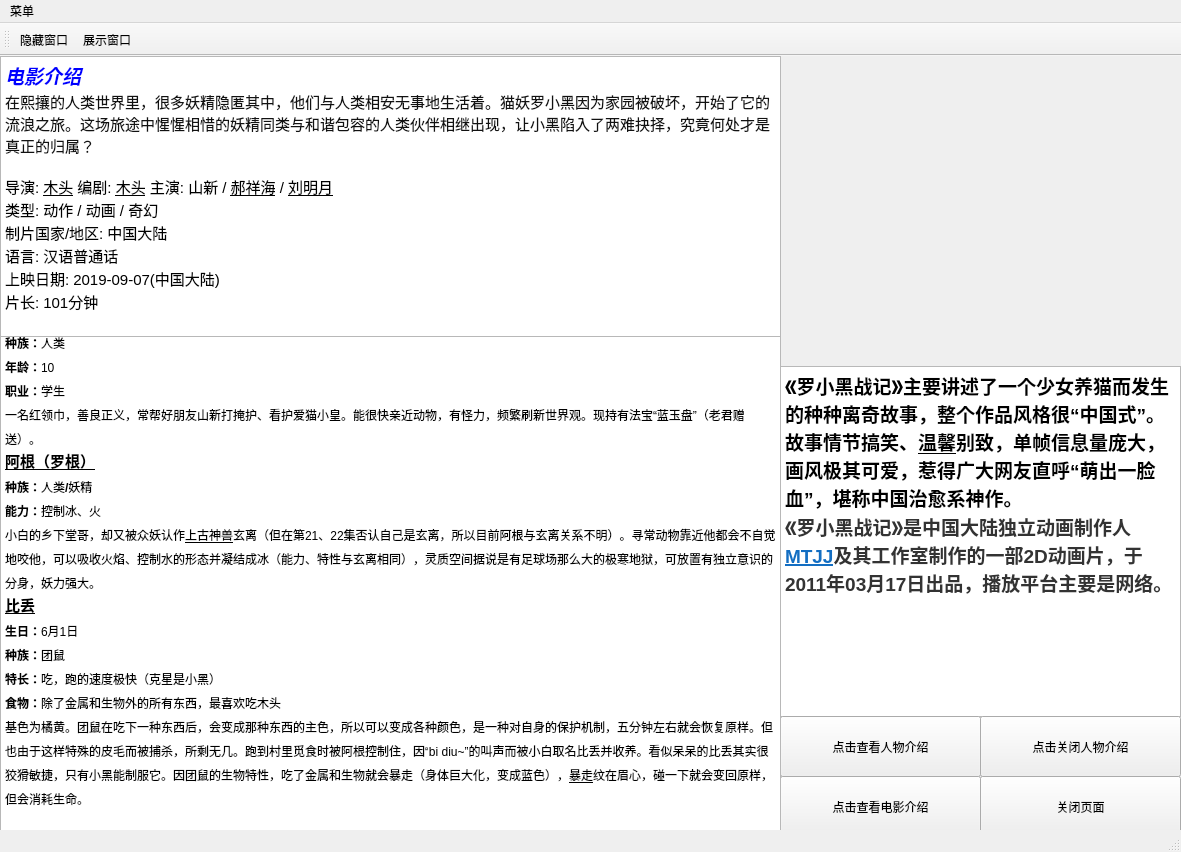
 <widget class="QMainWindow" name="MainWindow">
  <property name="enabled">
   <bool>true</bool>
  </property>
  <property name="geometry">
   <rect>
    <x>0</x>
    <y>0</y>
    <width>1181</width>
    <height>852</height>
   </rect>
  </property>
  <property name="windowTitle">
   <string>罗小黑主页</string>
  </property>
  <property name="toolButtonStyle">
   <enum>Qt::ToolButtonIconOnly</enum>
  </property>
  <property name="documentMode">
   <bool>false</bool>
  </property>
  <widget class="QWidget" name="centralwidget">
   <property name="sizePolicy">
    <sizepolicy hsizetype="MinimumExpanding" vsizetype="Preferred">
     <horstretch>0</horstretch>
     <verstretch>0</verstretch>
    </sizepolicy>
   </property>
   <widget class="QPushButton" name="guanbi">
    <property name="geometry">
     <rect>
      <x>980</x>
      <y>720</y>
      <width>201</width>
      <height>61</height>
     </rect>
    </property>
    <property name="text">
     <string>关闭页面</string>
    </property>
    <property name="checkable">
     <bool>false</bool>
    </property>
    <property name="autoRepeat">
     <bool>false</bool>
    </property>
    <property name="autoExclusive">
     <bool>false</bool>
    </property>
   </widget>
   <widget class="QLabel" name="label">
    <property name="geometry">
     <rect>
      <x>780</x>
      <y>0</y>
      <width>401</width>
      <height>311</height>
     </rect>
    </property>
    <property name="toolTip">
     <string>&lt;html&gt;&lt;head/&gt;&lt;body&gt;&lt;p&gt;。。。。&lt;/p&gt;&lt;/body&gt;&lt;/html&gt;</string>
    </property>
    <property name="whatsThis">
     <string>&lt;html&gt;&lt;head/&gt;&lt;body&gt;&lt;p&gt;点击查看更多&lt;/p&gt;&lt;/body&gt;&lt;/html&gt;</string>
    </property>
    <property name="text">
     <string/>
    </property>
    <property name="pixmap">
     <pixmap resource="resource.qrc">:/pic/images/17a515a85edf8db1ae6b8e900e23dd54544e74c6.jpg</pixmap>
    </property>
    <property name="scaledContents">
     <bool>true</bool>
    </property>
   </widget>
   <widget class="QTextEdit" name="textEdit">
    <property name="geometry">
     <rect>
      <x>780</x>
      <y>310</y>
      <width>401</width>
      <height>351</height>
     </rect>
    </property>
    <property name="acceptDrops">
     <bool>true</bool>
    </property>
    <property name="toolTipDuration">
     <number>0</number>
    </property>
    <property name="tabChangesFocus">
     <bool>false</bool>
    </property>
    <property name="readOnly">
     <bool>true</bool>
    </property>
    <property name="html">
     <string>&lt;!DOCTYPE HTML PUBLIC &quot;-//W3C//DTD HTML 4.0//EN&quot; &quot;http://www.w3.org/TR/REC-html40/strict.dtd&quot;&gt;
&lt;html&gt;&lt;head&gt;&lt;meta name=&quot;qrichtext&quot; content=&quot;1&quot; /&gt;&lt;style type=&quot;text/css&quot;&gt;
p, li { white-space: pre-wrap; }
&lt;/style&gt;&lt;/head&gt;&lt;body style=&quot; font-family:'SimSun'; font-size:9pt; font-weight:400; font-style:normal;&quot;&gt;
&lt;p style=&quot; margin-top:0px; margin-bottom:0px; margin-left:0px; margin-right:0px; -qt-block-indent:0; text-indent:0px;&quot;&gt;&lt;span style=&quot; font-family:'arial,宋体,sans-serif'; font-size:14pt; font-weight:600; color:#000000; background-color:#ffffff;&quot;&gt;《罗小黑战记》主要讲述了一个少女养猫而发生的种种离奇故事，整个作品风格很“中国式”。故事情节搞笑、&lt;/span&gt;&lt;a href=&quot;https://baike.baidu.com/item/%E6%B8%A9%E9%A6%A8/5879252&quot;&gt;&lt;span style=&quot; font-family:'arial,宋体,sans-serif'; font-size:14pt; font-weight:600; text-decoration: underline; color:#000000; background-color:#ffffff;&quot;&gt;温馨&lt;/span&gt;&lt;/a&gt;&lt;span style=&quot; font-family:'arial,宋体,sans-serif'; font-size:14pt; font-weight:600; color:#000000; background-color:#ffffff;&quot;&gt;别致，单帧信息量庞大，画风极其可爱，惹得广大网友直呼“萌出一脸血”，堪称中国治愈系神作。&lt;/span&gt;&lt;/p&gt;
&lt;p style=&quot; margin-top:0px; margin-bottom:0px; margin-left:0px; margin-right:0px; -qt-block-indent:0; text-indent:0px;&quot;&gt;&lt;span style=&quot; font-family:'arial,宋体,sans-serif'; font-size:14pt; font-weight:600; color:#333333; background-color:#ffffff;&quot;&gt;《罗小黑战记》是中国大陆独立动画制作人&lt;/span&gt;&lt;a href=&quot;https://baike.baidu.com/item/MTJJ&quot;&gt;&lt;span style=&quot; font-family:'arial,宋体,sans-serif'; font-size:14pt; font-weight:600; text-decoration: underline; color:#136ec2; background-color:#ffffff;&quot;&gt;MTJJ&lt;/span&gt;&lt;/a&gt;&lt;span style=&quot; font-family:'arial,宋体,sans-serif'; font-size:14pt; font-weight:600; color:#333333; background-color:#ffffff;&quot;&gt;及其工作室制作的一部2D动画片，于2011年03月17日出品，播放平台主要是网络。&lt;/span&gt;&lt;/p&gt;&lt;/body&gt;&lt;/html&gt;</string>
    </property>
    <property name="textInteractionFlags">
     <set>Qt::NoTextInteraction</set>
    </property>
   </widget>
   <widget class="QPushButton" name="pushButton">
    <property name="geometry">
     <rect>
      <x>780</x>
      <y>660</y>
      <width>201</width>
      <height>61</height>
     </rect>
    </property>
    <property name="text">
     <string>点击查看人物介绍</string>
    </property>
   </widget>
   <widget class="QWidget" name="widget" native="true">
    <property name="geometry">
     <rect>
      <x>0</x>
      <y>0</y>
      <width>781</width>
      <height>791</height>
     </rect>
    </property>
    <property name="inputMethodHints">
     <set>Qt::ImhNone</set>
    </property>
    <widget class="QTextEdit" name="textEdit_2">
     <property name="geometry">
      <rect>
       <x>0</x>
       <y>0</y>
       <width>781</width>
       <height>781</height>
      </rect>
     </property>
     <property name="mouseTracking">
      <bool>false</bool>
     </property>
     <property name="html">
      <string>&lt;!DOCTYPE HTML PUBLIC &quot;-//W3C//DTD HTML 4.0//EN&quot; &quot;http://www.w3.org/TR/REC-html40/strict.dtd&quot;&gt;
&lt;html&gt;&lt;head&gt;&lt;meta name=&quot;qrichtext&quot; content=&quot;1&quot; /&gt;&lt;style type=&quot;text/css&quot;&gt;
p, li { white-space: pre-wrap; }
&lt;/style&gt;&lt;/head&gt;&lt;body style=&quot; font-family:'SimSun'; font-size:9pt; font-weight:400; font-style:normal;&quot;&gt;
&lt;p style=&quot; margin-top:0px; margin-bottom:0px; margin-left:0px; margin-right:0px; -qt-block-indent:0; text-indent:0px;&quot;&gt;&lt;span style=&quot; font-size:14pt; font-weight:600; font-style:italic; color:#0000ff;&quot;&gt;人物介绍&lt;/span&gt;&lt;/p&gt;
&lt;p style=&quot;-qt-paragraph-type:empty; margin-top:0px; margin-bottom:0px; margin-left:0px; margin-right:0px; -qt-block-indent:0; text-indent:0px; font-size:14pt; font-weight:600; font-style:italic; color:#0000ff;&quot;&gt;&lt;br /&gt;&lt;/p&gt;
&lt;p style=&quot; margin-top:0px; margin-bottom:0px; margin-left:0px; margin-right:0px; -qt-block-indent:0; text-indent:0px;&quot;&gt;&lt;a href=&quot;https://baike.baidu.com/item/%E7%BD%97%E5%B0%8F%E9%BB%91/10712965&quot;&gt;&lt;span style=&quot; font-family:'arial,宋体,sans-serif'; font-size:11pt; font-weight:600; text-decoration: underline; color:#000000;&quot;&gt;罗小黑&lt;/span&gt;&lt;/a&gt;&lt;/p&gt;
&lt;p style=&quot; margin-top:0px; margin-bottom:0px; margin-left:0px; margin-right:0px; -qt-block-indent:0; text-indent:0px; line-height:24px; background-color:#ffffff;&quot;&gt;&lt;span style=&quot; font-family:'arial,宋体,sans-serif'; font-size:12px; font-weight:600; color:#000000;&quot;&gt;生日&lt;/span&gt;&lt;span style=&quot; font-family:'arial,宋体,sans-serif'; font-size:12px; color:#000000;&quot;&gt;：定在11月1日&lt;/span&gt;&lt;/p&gt;
&lt;p style=&quot; margin-top:0px; margin-bottom:0px; margin-left:0px; margin-right:0px; -qt-block-indent:0; text-indent:0px; line-height:24px; background-color:#ffffff;&quot;&gt;&lt;span style=&quot; font-family:'arial,宋体,sans-serif'; font-size:12px; font-weight:600; color:#000000;&quot;&gt;种族&lt;/span&gt;&lt;span style=&quot; font-family:'arial,宋体,sans-serif'; font-size:12px; color:#000000;&quot;&gt;：妖精&lt;/span&gt;&lt;/p&gt;
&lt;p style=&quot; margin-top:0px; margin-bottom:0px; margin-left:0px; margin-right:0px; -qt-block-indent:0; text-indent:0px; line-height:24px; background-color:#ffffff;&quot;&gt;&lt;span style=&quot; font-family:'arial,宋体,sans-serif'; font-size:12px; font-weight:600; color:#000000;&quot;&gt;年龄&lt;/span&gt;&lt;span style=&quot; font-family:'arial,宋体,sans-serif'; font-size:12px; color:#000000;&quot;&gt;：10&lt;/span&gt;&lt;/p&gt;
&lt;p style=&quot; margin-top:0px; margin-bottom:0px; margin-left:0px; margin-right:0px; -qt-block-indent:0; text-indent:0px; line-height:24px; background-color:#ffffff;&quot;&gt;&lt;span style=&quot; font-family:'arial,宋体,sans-serif'; font-size:12px; color:#000000;&quot;&gt;能力类型：空间系-领域（已失去）、空间系-传送、御灵系-金&lt;/span&gt;&lt;/p&gt;
&lt;p style=&quot; margin-top:0px; margin-bottom:0px; margin-left:0px; margin-right:0px; -qt-block-indent:0; text-indent:0px; line-height:24px; background-color:#ffffff;&quot;&gt;&lt;span style=&quot; font-family:'arial,宋体,sans-serif'; font-size:12px; color:#000000; background-color:#ffffff;&quot;&gt;一只天真、勇敢且强大的小黑猫。实为&lt;/span&gt;&lt;a href=&quot;https://baike.baidu.com/item/%E7%8C%AB%E5%A6%96/82570&quot;&gt;&lt;span style=&quot; font-family:'arial,宋体,sans-serif'; font-size:12px; text-decoration: underline; color:#000000;&quot;&gt;猫妖&lt;/span&gt;&lt;/a&gt;&lt;span style=&quot; font-family:'arial,宋体,sans-serif'; font-size:12px; color:#000000;&quot;&gt;，师从无限，不会识字。因盗取老君天明珠而被谛听打回原形。躲入纸箱中避雨误被小白捡回家，取名罗小黑。尾巴是身长的两倍，可变成翅膀，也可分裂成名为嘿咻的有意识体，随着小黑能力越强，嘿咻也会越多，现可分裂为四个，可以无限分裂，但总体积不变。&lt;/span&gt;&lt;/p&gt;
&lt;p style=&quot; margin-top:0px; margin-bottom:0px; margin-left:0px; margin-right:0px; -qt-block-indent:0; text-indent:0px; line-height:24px; background-color:#ffffff;&quot;&gt;&lt;a href=&quot;https://baike.baidu.com/item/%E7%BD%97%E5%B0%8F%E7%99%BD/19817163&quot;&gt;&lt;span style=&quot; font-family:'arial,宋体,sans-serif'; font-size:11pt; font-weight:696; text-decoration: underline; color:#000000;&quot;&gt;罗小白&lt;/span&gt;&lt;/a&gt;&lt;/p&gt;
&lt;p style=&quot; margin-top:0px; margin-bottom:0px; margin-left:0px; margin-right:0px; -qt-block-indent:0; text-indent:0px; line-height:24px; background-color:#ffffff;&quot;&gt;&lt;span style=&quot; font-family:'arial,宋体,sans-serif'; font-size:12px; font-weight:696; color:#000000;&quot;&gt;种族：&lt;/span&gt;&lt;span style=&quot; font-family:'arial,宋体,sans-serif'; font-size:12px; color:#000000;&quot;&gt;人类&lt;/span&gt;&lt;/p&gt;
&lt;p style=&quot; margin-top:0px; margin-bottom:0px; margin-left:0px; margin-right:0px; -qt-block-indent:0; text-indent:0px; line-height:24px; background-color:#ffffff;&quot;&gt;&lt;span style=&quot; font-family:'arial,宋体,sans-serif'; font-size:12px; font-weight:696; color:#000000;&quot;&gt;年龄：&lt;/span&gt;&lt;span style=&quot; font-family:'arial,宋体,sans-serif'; font-size:12px; color:#000000;&quot;&gt;10&lt;/span&gt;&lt;/p&gt;
&lt;p style=&quot; margin-top:0px; margin-bottom:0px; margin-left:0px; margin-right:0px; -qt-block-indent:0; text-indent:0px; line-height:24px; background-color:#ffffff;&quot;&gt;&lt;span style=&quot; font-family:'arial,宋体,sans-serif'; font-size:12px; font-weight:696; color:#000000;&quot;&gt;职业：&lt;/span&gt;&lt;span style=&quot; font-family:'arial,宋体,sans-serif'; font-size:12px; color:#000000;&quot;&gt;学生&lt;/span&gt;&lt;/p&gt;
&lt;p style=&quot; margin-top:0px; margin-bottom:0px; margin-left:0px; margin-right:0px; -qt-block-indent:0; text-indent:0px; line-height:24px; background-color:#ffffff;&quot;&gt;&lt;span style=&quot; font-family:'arial,宋体,sans-serif'; font-size:12px; color:#000000; background-color:#ffffff;&quot;&gt;一名红领巾，善良正义，常帮好朋友山新打掩护、看护爱猫小皇。能很快亲近动物，有怪力，频繁刷新世界观。现持有法宝“蓝玉盘”（老君赠送）。&lt;/span&gt;&lt;/p&gt;
&lt;p style=&quot; margin-top:0px; margin-bottom:0px; margin-left:0px; margin-right:0px; -qt-block-indent:0; text-indent:0px; line-height:24px; background-color:#ffffff;&quot;&gt;&lt;span style=&quot; font-family:'arial,宋体,sans-serif'; font-size:11pt; font-weight:696; text-decoration: underline; color:#000000;&quot;&gt;阿根（罗根）&lt;/span&gt;&lt;/p&gt;
&lt;p style=&quot; margin-top:0px; margin-bottom:0px; margin-left:0px; margin-right:0px; -qt-block-indent:0; text-indent:0px; line-height:24px; background-color:#ffffff;&quot;&gt;&lt;span style=&quot; font-family:'arial,宋体,sans-serif'; font-size:12px; font-weight:696; color:#000000;&quot;&gt;种族：&lt;/span&gt;&lt;span style=&quot; font-family:'arial,宋体,sans-serif'; font-size:12px; color:#000000;&quot;&gt;人类&lt;/span&gt;&lt;span style=&quot; font-family:'arial,宋体,sans-serif'; font-size:12px; font-weight:696; color:#000000;&quot;&gt;/&lt;/span&gt;&lt;span style=&quot; font-family:'arial,宋体,sans-serif'; font-size:12px; color:#000000;&quot;&gt;妖精&lt;/span&gt;&lt;/p&gt;
&lt;p style=&quot; margin-top:0px; margin-bottom:0px; margin-left:0px; margin-right:0px; -qt-block-indent:0; text-indent:0px; line-height:24px; background-color:#ffffff;&quot;&gt;&lt;span style=&quot; font-family:'arial,宋体,sans-serif'; font-size:12px; font-weight:696; color:#000000;&quot;&gt;能力：&lt;/span&gt;&lt;span style=&quot; font-family:'arial,宋体,sans-serif'; font-size:12px; color:#000000;&quot;&gt;控制冰、火&lt;/span&gt;&lt;/p&gt;
&lt;p style=&quot; margin-top:0px; margin-bottom:0px; margin-left:0px; margin-right:0px; -qt-block-indent:0; text-indent:0px; line-height:24px; background-color:#ffffff;&quot;&gt;&lt;span style=&quot; font-family:'arial,宋体,sans-serif'; font-size:12px; color:#000000; background-color:#ffffff;&quot;&gt;小白的乡下堂哥，却又被众妖认作&lt;/span&gt;&lt;a href=&quot;https://baike.baidu.com/item/%E4%B8%8A%E5%8F%A4%E7%A5%9E%E5%85%BD&quot;&gt;&lt;span style=&quot; font-family:'arial,宋体,sans-serif'; font-size:12px; text-decoration: underline; color:#000000;&quot;&gt;上古神兽&lt;/span&gt;&lt;/a&gt;&lt;span style=&quot; font-family:'arial,宋体,sans-serif'; font-size:12px; color:#000000;&quot;&gt;玄离（但在第21、22集否认自己是玄离，所以目前阿根与玄离关系不明）。寻常动物靠近他都会不自觉地咬他，可以吸收火焰、控制水的形态并凝结成冰（能力、特性与玄离相同），灵质空间据说是有足球场那么大的极寒地狱，可放置有独立意识的分身，妖力强大。&lt;/span&gt;&lt;/p&gt;
&lt;p style=&quot; margin-top:0px; margin-bottom:0px; margin-left:0px; margin-right:0px; -qt-block-indent:0; text-indent:0px; line-height:24px; background-color:#ffffff;&quot;&gt;&lt;a href=&quot;https://baike.baidu.com/item/%E6%AF%94%E4%B8%A2/19136882&quot;&gt;&lt;span style=&quot; font-family:'arial,宋体,sans-serif'; font-size:11pt; font-weight:696; text-decoration: underline; color:#000000;&quot;&gt;比丢&lt;/span&gt;&lt;/a&gt;&lt;/p&gt;
&lt;p style=&quot; margin-top:0px; margin-bottom:0px; margin-left:0px; margin-right:0px; -qt-block-indent:0; text-indent:0px; line-height:24px; background-color:#ffffff;&quot;&gt;&lt;span style=&quot; font-family:'arial,宋体,sans-serif'; font-size:12px; font-weight:696; color:#000000;&quot;&gt;生日：&lt;/span&gt;&lt;span style=&quot; font-family:'arial,宋体,sans-serif'; font-size:12px; color:#000000;&quot;&gt;6月1日&lt;/span&gt;&lt;/p&gt;
&lt;p style=&quot; margin-top:0px; margin-bottom:0px; margin-left:0px; margin-right:0px; -qt-block-indent:0; text-indent:0px; line-height:24px; background-color:#ffffff;&quot;&gt;&lt;span style=&quot; font-family:'arial,宋体,sans-serif'; font-size:12px; font-weight:696; color:#000000;&quot;&gt;种族：&lt;/span&gt;&lt;span style=&quot; font-family:'arial,宋体,sans-serif'; font-size:12px; color:#000000;&quot;&gt;团鼠&lt;/span&gt;&lt;/p&gt;
&lt;p style=&quot; margin-top:0px; margin-bottom:0px; margin-left:0px; margin-right:0px; -qt-block-indent:0; text-indent:0px; line-height:24px; background-color:#ffffff;&quot;&gt;&lt;span style=&quot; font-family:'arial,宋体,sans-serif'; font-size:12px; font-weight:696; color:#000000;&quot;&gt;特长：&lt;/span&gt;&lt;span style=&quot; font-family:'arial,宋体,sans-serif'; font-size:12px; color:#000000;&quot;&gt;吃，跑的速度极快（克星是小黑）&lt;/span&gt;&lt;/p&gt;
&lt;p style=&quot; margin-top:0px; margin-bottom:0px; margin-left:0px; margin-right:0px; -qt-block-indent:0; text-indent:0px; line-height:24px; background-color:#ffffff;&quot;&gt;&lt;span style=&quot; font-family:'arial,宋体,sans-serif'; font-size:12px; font-weight:696; color:#000000;&quot;&gt;食物：&lt;/span&gt;&lt;span style=&quot; font-family:'arial,宋体,sans-serif'; font-size:12px; color:#000000;&quot;&gt;除了金属和生物外的所有东西，最喜欢吃木头&lt;/span&gt;&lt;/p&gt;
&lt;p style=&quot; margin-top:0px; margin-bottom:0px; margin-left:0px; margin-right:0px; -qt-block-indent:0; text-indent:0px; line-height:24px; background-color:#ffffff;&quot;&gt;&lt;span style=&quot; font-family:'arial,宋体,sans-serif'; font-size:12px; color:#000000; background-color:#ffffff;&quot;&gt;基色为橘黄。团鼠在吃下一种东西后，会变成那种东西的主色，所以可以变成各种颜色，是一种对自身的保护机制，五分钟左右就会恢复原样。但也由于这样特殊的皮毛而被捕杀，所剩无几。跑到村里觅食时被阿根控制住，因“bi diu~”的叫声而被小白取名比丢并收养。看似呆呆的比丢其实很狡猾敏捷，只有小黑能制服它。因团鼠的生物特性，吃了金属和生物就会暴走（身体巨大化，变成蓝色），&lt;/span&gt;&lt;a href=&quot;https://baike.baidu.com/item/%E6%9A%B4%E8%B5%B0/649&quot;&gt;&lt;span style=&quot; font-family:'arial,宋体,sans-serif'; font-size:12px; text-decoration: underline; color:#000000;&quot;&gt;暴走&lt;/span&gt;&lt;/a&gt;&lt;span style=&quot; font-family:'arial,宋体,sans-serif'; font-size:12px; color:#000000;&quot;&gt;纹在眉心，碰一下就会变回原样，但会消耗生命。&lt;/span&gt;&lt;/p&gt;&lt;/body&gt;&lt;/html&gt;</string>
     </property>
    </widget>
    <widget class="QLabel" name="label_2">
     <property name="geometry">
      <rect>
       <x>0</x>
       <y>0</y>
       <width>781</width>
       <height>451</height>
      </rect>
     </property>
     <property name="text">
      <string/>
     </property>
     <property name="pixmap">
      <pixmap resource="resource.qrc">:/pic/images/08d34c224f4a20a4cee5493097529822700ed097.jpg</pixmap>
     </property>
     <property name="scaledContents">
      <bool>true</bool>
     </property>
    </widget>
    <widget class="QLabel" name="label_3">
     <property name="geometry">
      <rect>
       <x>0</x>
       <y>410</y>
       <width>781</width>
       <height>361</height>
      </rect>
     </property>
     <property name="text">
      <string/>
     </property>
     <property name="pixmap">
      <pixmap resource="resource.qrc">:/pic/images/dae6b6dda144ad344b735b7cd7a20cf433ad8546.jpg</pixmap>
     </property>
     <property name="scaledContents">
      <bool>true</bool>
     </property>
    </widget>
    <widget class="QWidget" name="widget_2" native="true">
     <property name="geometry">
      <rect>
       <x>0</x>
       <y>0</y>
       <width>781</width>
       <height>781</height>
      </rect>
     </property>
     <widget class="QTextBrowser" name="dianying">
      <property name="geometry">
       <rect>
        <x>0</x>
        <y>0</y>
        <width>781</width>
        <height>281</height>
       </rect>
      </property>
      <property name="html">
       <string>&lt;!DOCTYPE HTML PUBLIC &quot;-//W3C//DTD HTML 4.0//EN&quot; &quot;http://www.w3.org/TR/REC-html40/strict.dtd&quot;&gt;
&lt;html&gt;&lt;head&gt;&lt;meta name=&quot;qrichtext&quot; content=&quot;1&quot; /&gt;&lt;style type=&quot;text/css&quot;&gt;
p, li { white-space: pre-wrap; }
&lt;/style&gt;&lt;/head&gt;&lt;body style=&quot; font-family:'SimSun'; font-size:9pt; font-weight:400; font-style:normal;&quot;&gt;
&lt;p style=&quot; margin-top:0px; margin-bottom:0px; margin-left:0px; margin-right:0px; -qt-block-indent:0; text-indent:0px;&quot;&gt;&lt;span style=&quot; font-size:14pt; font-weight:600; font-style:italic; color:#0000ff;&quot;&gt;电影介绍&lt;/span&gt;&lt;/p&gt;
&lt;p style=&quot; margin-top:0px; margin-bottom:0px; margin-left:0px; margin-right:0px; -qt-block-indent:0; text-indent:0px;&quot;&gt;&lt;span style=&quot; font-family:'Helvetica,Arial,sans-serif'; font-size:11pt; color:#111111; background-color:#ffffff;&quot;&gt;在熙攘的人类世界里，很多妖精隐匿其中，他们与人类相安无事地生活着。猫妖罗小黑因为家园被破坏，开始了它的流浪之旅。这场旅途中惺惺相惜的妖精同类与和谐包容的人类伙伴相继出现，让小黑陷入了两难抉择，究竟何处才是真正的归属？&lt;/span&gt;&lt;/p&gt;
&lt;p style=&quot;-qt-paragraph-type:empty; margin-top:0px; margin-bottom:0px; margin-left:0px; margin-right:0px; -qt-block-indent:0; text-indent:0px; font-family:'Helvetica,Arial,sans-serif'; font-size:11pt; color:#111111;&quot;&gt;&lt;br /&gt;&lt;/p&gt;
&lt;p style=&quot; margin-top:0px; margin-bottom:0px; margin-left:0px; margin-right:0px; -qt-block-indent:0; text-indent:0px;&quot;&gt;&lt;span style=&quot; font-family:'Helvetica,Arial,sans-serif'; font-size:11pt; color:#000000; background-color:#ffffff;&quot;&gt;导演: &lt;/span&gt;&lt;a href=&quot;https://movie.douban.com/celebrity/1379633/&quot;&gt;&lt;span style=&quot; font-family:'Helvetica,Arial,sans-serif'; font-size:11pt; text-decoration: underline; color:#000000; background-color:#ffffff;&quot;&gt;木头&lt;/span&gt;&lt;/a&gt;&lt;span style=&quot; font-family:'Helvetica,Arial,sans-serif'; font-size:11pt; color:#000000; background-color:#ffffff;&quot;&gt; 编剧: &lt;/span&gt;&lt;a href=&quot;https://movie.douban.com/celebrity/1379633/&quot;&gt;&lt;span style=&quot; font-family:'Helvetica,Arial,sans-serif'; font-size:11pt; text-decoration: underline; color:#000000; background-color:#ffffff;&quot;&gt;木头&lt;/span&gt;&lt;/a&gt;&lt;span style=&quot; font-family:'Helvetica,Arial,sans-serif'; font-size:11pt; color:#000000; background-color:#ffffff;&quot;&gt; 主演: 山新 / &lt;/span&gt;&lt;a href=&quot;https://movie.douban.com/celebrity/1340968/&quot;&gt;&lt;span style=&quot; font-family:'Helvetica,Arial,sans-serif'; font-size:11pt; text-decoration: underline; color:#000000; background-color:#ffffff;&quot;&gt;郝祥海&lt;/span&gt;&lt;/a&gt;&lt;span style=&quot; font-family:'Helvetica,Arial,sans-serif'; font-size:11pt; color:#000000; background-color:#ffffff;&quot;&gt; / &lt;/span&gt;&lt;a href=&quot;https://movie.douban.com/celebrity/1381516/&quot;&gt;&lt;span style=&quot; font-family:'Helvetica,Arial,sans-serif'; font-size:11pt; text-decoration: underline; color:#000000; background-color:#ffffff;&quot;&gt;刘明月&lt;/span&gt;&lt;/a&gt;&lt;span style=&quot; font-family:'Helvetica,Arial,sans-serif'; font-size:11pt; color:#000000; background-color:#ffffff;&quot;&gt; &lt;/span&gt;&lt;/p&gt;
&lt;p style=&quot; margin-top:0px; margin-bottom:0px; margin-left:0px; margin-right:0px; -qt-block-indent:0; text-indent:0px;&quot;&gt;&lt;span style=&quot; font-size:11pt; color:#000000; background-color:#ffffff;&quot;&gt;类型:&lt;/span&gt;&lt;span style=&quot; font-family:'Helvetica,Arial,sans-serif'; font-size:11pt; color:#000000; background-color:#ffffff;&quot;&gt; 动作 / 动画 / 奇幻 &lt;/span&gt;&lt;/p&gt;
&lt;p style=&quot; margin-top:0px; margin-bottom:0px; margin-left:0px; margin-right:0px; -qt-block-indent:0; text-indent:0px;&quot;&gt;&lt;span style=&quot; font-size:11pt; color:#000000; background-color:#ffffff;&quot;&gt;制片国家/地区:&lt;/span&gt;&lt;span style=&quot; font-family:'Helvetica,Arial,sans-serif'; font-size:11pt; color:#000000; background-color:#ffffff;&quot;&gt; 中国大陆 &lt;/span&gt;&lt;/p&gt;
&lt;p style=&quot; margin-top:0px; margin-bottom:0px; margin-left:0px; margin-right:0px; -qt-block-indent:0; text-indent:0px;&quot;&gt;&lt;span style=&quot; font-size:11pt; color:#000000; background-color:#ffffff;&quot;&gt;语言:&lt;/span&gt;&lt;span style=&quot; font-family:'Helvetica,Arial,sans-serif'; font-size:11pt; color:#000000; background-color:#ffffff;&quot;&gt; 汉语普通话 &lt;/span&gt;&lt;/p&gt;
&lt;p style=&quot; margin-top:0px; margin-bottom:0px; margin-left:0px; margin-right:0px; -qt-block-indent:0; text-indent:0px;&quot;&gt;&lt;span style=&quot; font-size:11pt; color:#000000; background-color:#ffffff;&quot;&gt;上映日期:&lt;/span&gt;&lt;span style=&quot; font-family:'Helvetica,Arial,sans-serif'; font-size:11pt; color:#000000; background-color:#ffffff;&quot;&gt; 2019-09-07(中国大陆) &lt;/span&gt;&lt;/p&gt;
&lt;p style=&quot; margin-top:0px; margin-bottom:0px; margin-left:0px; margin-right:0px; -qt-block-indent:0; text-indent:0px;&quot;&gt;&lt;span style=&quot; font-size:11pt; color:#000000; background-color:#ffffff;&quot;&gt;片长:&lt;/span&gt;&lt;span style=&quot; font-family:'Helvetica,Arial,sans-serif'; font-size:11pt; color:#000000; background-color:#ffffff;&quot;&gt; 101分钟&lt;/span&gt;&lt;/p&gt;&lt;/body&gt;&lt;/html&gt;</string>
      </property>
     </widget>
     <widget class="QLabel" name="label_4">
      <property name="geometry">
       <rect>
        <x>390</x>
        <y>280</y>
        <width>391</width>
        <height>501</height>
       </rect>
      </property>
      <property name="text">
       <string/>
      </property>
      <property name="pixmap">
       <pixmap resource="dianying.qrc">:/pic/images2/785894d3ly1g5yzp61d1jj20u0197e82.jpg</pixmap>
      </property>
      <property name="scaledContents">
       <bool>true</bool>
      </property>
     </widget>
     <widget class="QLabel" name="label_5">
      <property name="geometry">
       <rect>
        <x>0</x>
        <y>280</y>
        <width>391</width>
        <height>501</height>
       </rect>
      </property>
      <property name="text">
       <string/>
      </property>
      <property name="pixmap">
       <pixmap resource="dianying.qrc">:/pic/images2/785894d3ly1g5yzp5vyfjj20u01974qs.jpg</pixmap>
      </property>
      <property name="scaledContents">
       <bool>true</bool>
      </property>
     </widget>
    </widget>
    <zorder>label_3</zorder>
    <zorder>label_2</zorder>
    <zorder>textEdit_2</zorder>
    <zorder>widget_2</zorder>
   </widget>
   <widget class="QPushButton" name="pushButton_2">
    <property name="geometry">
     <rect>
      <x>780</x>
      <y>720</y>
      <width>201</width>
      <height>61</height>
     </rect>
    </property>
    <property name="text">
     <string>点击查看电影介绍</string>
    </property>
    <property name="iconSize">
     <size>
      <width>20</width>
      <height>20</height>
     </size>
    </property>
    <property name="checkable">
     <bool>false</bool>
    </property>
    <property name="checked">
     <bool>false</bool>
    </property>
    <property name="autoRepeat">
     <bool>false</bool>
    </property>
    <property name="autoExclusive">
     <bool>true</bool>
    </property>
    <property name="autoDefault">
     <bool>true</bool>
    </property>
   </widget>
   <widget class="QPushButton" name="pushButton_3">
    <property name="geometry">
     <rect>
      <x>980</x>
      <y>660</y>
      <width>201</width>
      <height>61</height>
     </rect>
    </property>
    <property name="text">
     <string>点击关闭人物介绍</string>
    </property>
   </widget>
   <zorder>textEdit</zorder>
   <zorder>label</zorder>
   <zorder>guanbi</zorder>
   <zorder>pushButton</zorder>
   <zorder>pushButton_2</zorder>
   <zorder>pushButton_3</zorder>
   <zorder>widget</zorder>
  </widget>
  <widget class="QStatusBar" name="statusBar"/>
  <widget class="QToolBar" name="toolBar">
   <property name="cursor">
    <cursorShape>PointingHandCursor</cursorShape>
   </property>
   <property name="windowTitle">
    <string>toolBar</string>
   </property>
   <attribute name="toolBarArea">
    <enum>TopToolBarArea</enum>
   </attribute>
   <attribute name="toolBarBreak">
    <bool>false</bool>
   </attribute>
   <addaction name="action"/>
   <addaction name="action_2"/>
  </widget>
  <widget class="QMenuBar" name="menuBar">
   <property name="geometry">
    <rect>
     <x>0</x>
     <y>0</y>
     <width>1181</width>
     <height>26</height>
    </rect>
   </property>
   <widget class="QMenu" name="menu">
    <property name="title">
     <string>菜单</string>
    </property>
    <property name="icon">
     <iconset theme="菜单" resource="resource.qrc">
      <normaloff>:/pic/images/3dcc6a36acaf2edd67663d1e8a1001e93b0193f3.jpg</normaloff>:/pic/images/3dcc6a36acaf2edd67663d1e8a1001e93b0193f3.jpg</iconset>
    </property>
    <property name="separatorsCollapsible">
     <bool>false</bool>
    </property>
    <property name="toolTipsVisible">
     <bool>false</bool>
    </property>
    <addaction name="action1_2"/>
    <addaction name="action2_2"/>
    <addaction name="action1_3"/>
   </widget>
   <addaction name="menu"/>
  </widget>
  <action name="action1">
   <property name="text">
    <string>打开</string>
   </property>
  </action>
  <action name="action2">
   <property name="text">
    <string/>
   </property>
  </action>
  <action name="action1_2">
   <property name="icon">
    <iconset resource="resource.qrc">
     <normaloff>:/pic/images/7f6d7fdf8db1cb132d1bc0e7da54564e93584b1d.jpg</normaloff>:/pic/images/7f6d7fdf8db1cb132d1bc0e7da54564e93584b1d.jpg</iconset>
   </property>
   <property name="text">
    <string>介绍</string>
   </property>
  </action>
  <action name="action2_2">
   <property name="text">
    <string>剧集</string>
   </property>
  </action>
  <action name="action1_3">
   <property name="text">
    <string>电影</string>
   </property>
  </action>
  <action name="action">
   <property name="text">
    <string>隐藏窗口</string>
   </property>
   <property name="shortcut">
    <string>Ctrl+C</string>
   </property>
  </action>
  <action name="action_2">
   <property name="text">
    <string>展示窗口</string>
   </property>
   <property name="shortcut">
    <string>Ctrl+S</string>
   </property>
  </action>
 </widget>
